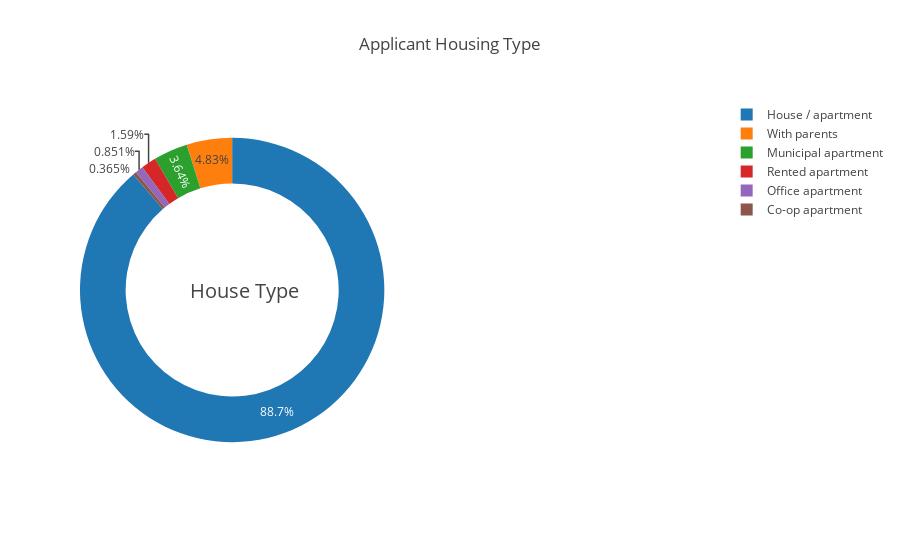

The cell this chart's notebook holds for it:
### Code cell
temp = application_train["NAME_HOUSING_TYPE"].value_counts()
fig = {
  "data": [
    {
      "values": temp.values,
      "labels": temp.index,
      "domain": {"x": [0, .48]},
      "hole": .7,
      "type": "pie"
    },
    
    ],
  "layout": {
        "title":"Applicant Housing Type",
        "annotations": [
            {
                "font": {
                    "size": 20
                },
                "showarrow": False,
                "text": "House Type",
                "x": 0.17,
                "y": 0.5
            }
            
        ]
    }
}
iplot(fig, filename='donut')

### Figure 1 — Plotly figure (JSON) as saved in the notebook; plotly's stock layout.template omitted (floating-point values rounded to 4 significant figures)
{"data": [{"domain": {"x": [0, 0.48]}, "hole": 0.7, "labels": ["House / apartment", "With parents", "Municipal apartment", "Rented apartment", "Office apartment", "Co-op apartment"], "type": "pie", "values": [272868, 14840, 11183, 4881, 2617, 1122]}], "layout": {"annotations": [{"font": {"size": 20}, "showarrow": false, "text": "House Type", "x": 0.17, "y": 0.5}], "title": "Applicant Housing Type"}}
